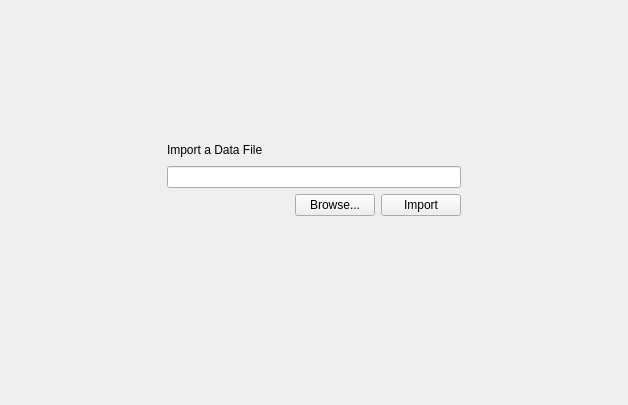
<?xml version="1.0" encoding="UTF-8"?>
<ui version="4.0">
 <class>DataImportWidget</class>
 <widget class="QWidget" name="DataImportWidget">
  <property name="geometry">
   <rect>
    <x>0</x>
    <y>0</y>
    <width>628</width>
    <height>405</height>
   </rect>
  </property>
  <property name="windowTitle">
   <string>Data Import</string>
  </property>
  <layout class="QHBoxLayout" name="horizontalLayout_4">
   <item>
    <layout class="QHBoxLayout" name="horizontalLayout_3">
     <item>
      <spacer name="horizontalSpacer_3">
       <property name="orientation">
        <enum>Qt::Horizontal</enum>
       </property>
       <property name="sizeHint" stdset="0">
        <size>
         <width>58</width>
         <height>20</height>
        </size>
       </property>
      </spacer>
     </item>
     <item>
      <layout class="QVBoxLayout" name="verticalLayout_2">
       <item>
        <spacer name="verticalSpacer">
         <property name="orientation">
          <enum>Qt::Vertical</enum>
         </property>
         <property name="sizeHint" stdset="0">
          <size>
           <width>20</width>
           <height>68</height>
          </size>
         </property>
        </spacer>
       </item>
       <item>
        <layout class="QVBoxLayout" name="verticalLayout">
         <item>
          <layout class="QHBoxLayout" name="horizontalLayout">
           <item>
            <widget class="QLabel" name="label">
             <property name="text">
              <string>Import a Data File</string>
             </property>
             <property name="textFormat">
              <enum>Qt::AutoText</enum>
             </property>
             <property name="scaledContents">
              <bool>false</bool>
             </property>
            </widget>
           </item>
           <item>
            <spacer name="horizontalSpacer">
             <property name="orientation">
              <enum>Qt::Horizontal</enum>
             </property>
             <property name="sizeHint" stdset="0">
              <size>
               <width>198</width>
               <height>20</height>
              </size>
             </property>
            </spacer>
           </item>
          </layout>
         </item>
         <item>
          <widget class="QLineEdit" name="lineEdit"/>
         </item>
         <item>
          <layout class="QHBoxLayout" name="horizontalLayout_2">
           <item>
            <spacer name="horizontalSpacer_2">
             <property name="orientation">
              <enum>Qt::Horizontal</enum>
             </property>
             <property name="sizeHint" stdset="0">
              <size>
               <width>128</width>
               <height>20</height>
              </size>
             </property>
            </spacer>
           </item>
           <item>
            <widget class="QPushButton" name="buttonBrowse">
             <property name="text">
              <string>Browse...</string>
             </property>
            </widget>
           </item>
           <item>
            <widget class="QPushButton" name="buttonImport">
             <property name="text">
              <string>Import</string>
             </property>
            </widget>
           </item>
          </layout>
         </item>
        </layout>
       </item>
       <item>
        <spacer name="verticalSpacer_2">
         <property name="orientation">
          <enum>Qt::Vertical</enum>
         </property>
         <property name="sizeHint" stdset="0">
          <size>
           <width>20</width>
           <height>178</height>
          </size>
         </property>
        </spacer>
       </item>
      </layout>
     </item>
     <item>
      <spacer name="horizontalSpacer_4">
       <property name="orientation">
        <enum>Qt::Horizontal</enum>
       </property>
       <property name="sizeHint" stdset="0">
        <size>
         <width>78</width>
         <height>20</height>
        </size>
       </property>
      </spacer>
     </item>
    </layout>
   </item>
  </layout>
 </widget>
 <resources/>
 <connections/>
</ui>
